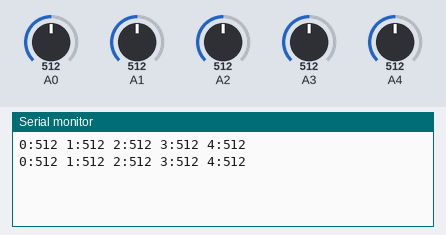
This sketch was run on a simulated Arduino Uno, built with avr-gcc and run on an emulated ATmega328P. Shown: the last lines printed to the serial monitor. Inputs (shaded band) come from the test bench; at power-on: A0 = 512, A1 = 512, A2 = 512, A3 = 512, A4 = 512.

Above: at 1.8 s.
1.9 s: A0 set to 716
At 2.7 s:
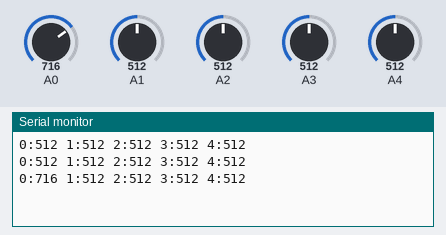
3.4 s: A1 set to 716
At 4.3 s:
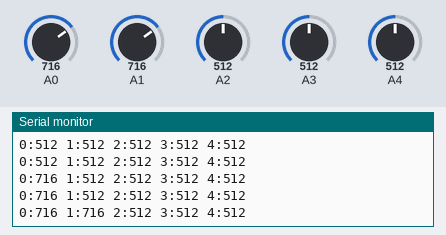
4.9 s: A2 set to 716
At 5.8 s:
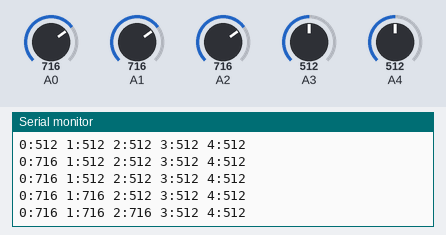
6.4 s: A3 set to 716
At 7.7 s:
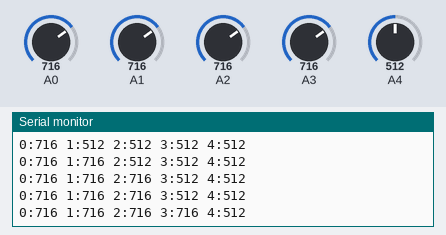
7.9 s: A4 set to 716
At 8.8 s:
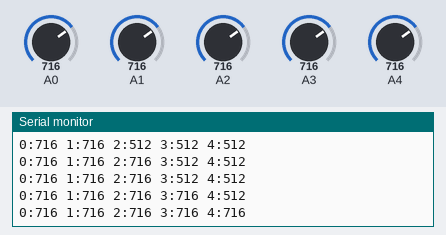
9.4 s: A0 set to 992
At 10.4 s:
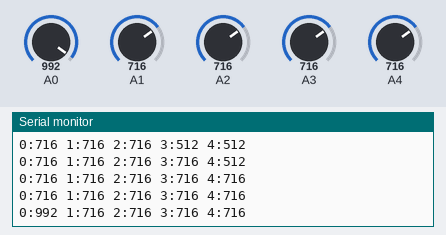
Timing chart, 0 to 11.9 s (numbered marks = the images above; inputs shaded):
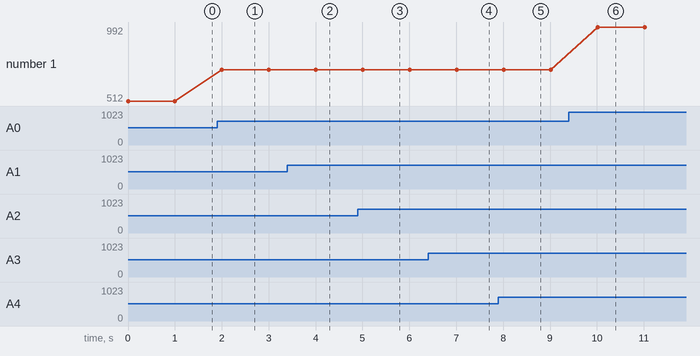

Measured:
- after the input at 1.9 s, the serial monitor: prints a new line after 0.10 s (image 1)
- after the input at 3.4 s, the serial monitor: prints a new line after 0.61 s (image 2)
- after the input at 4.9 s, the serial monitor: prints a new line after 0.11 s (image 3)
- after the input at 6.4 s, the serial monitor: prints a new line after 0.61 s (image 4)
- after the input at 7.9 s, the serial monitor: prints a new line after 0.11 s (image 5)
- after the input at 9.4 s, the serial monitor: prints a new line after 0.62 s (image 6)
- plotted number 1: 512 → 716 after the input at 1.9 s, 716 → 992 after the input at 9.4 s

The sketch:

IR.ino
```cpp
void setup() {
 // put your setup code here, to run once:
 Serial.begin(9600);
}

void loop() {
 // put your main code here, to run repeatedly:
 // read the input on analog pin 0:
 int sensorValue0 = analogRead(A0);
 int sensorValue1 = analogRead(A1);
 int sensorValue2 = analogRead(A2);
 int sensorValue3 = analogRead(A3);
 int sensorValue4 = analogRead(A4);
 // print out the value you read:
 Serial.print("0:");
 Serial.print(sensorValue0);
 Serial.print(" 1:");
 Serial.print(sensorValue1);
 Serial.print(" 2:");
 Serial.print(sensorValue2);
 Serial.print(" 3:");
 Serial.print(sensorValue3);
 Serial.print(" 4:");
 Serial.println(sensorValue4);
 // delay in between reads for stability
 delay(1000);
}
```
